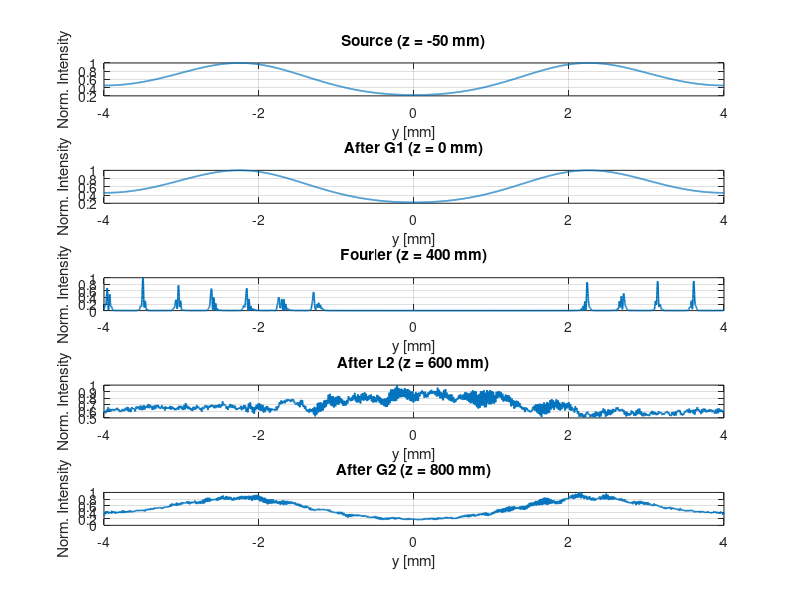

MATLAB code for this plot:
function fourf_wave_propagation_gratings()
% Wave (scalar) simulation of a 4f system with two transmissive gratings.
% Layout (mm): G1@0, L1@200 (f=200mm), Fourier~400, L2@600 (f=200mm), G2@800
% Source: polychromatic around 780 nm (770..790 nm), incoherent sum.

%% ---------------- Parameters ----------------
% Wavelengths (band ~20 nm around 780 nm)
lambda_nm = 770:2:790;         % nm
lambda    = lambda_nm*1e-9;    % m
wweights  = ones(size(lambda)); wweights = wweights/sum(wweights);

% Grid (1D along y; extend to 2D by cloning to x if needed)
Ny   = 4096;                   % samples (power of 2 for FFT speed)
Ly   = 8e-3;                   % aperture window [m] (±4 mm)
dy   = Ly/Ny;                  % sampling pitch
y    = ((-Ny/2):(Ny/2-1))*dy;  % coords (m)
ky   = 2*pi*ifftshift( (-Ny/2:(Ny/2-1)) / Ly );  % spatial freq

% Z positions (m)
zG1 = 0.000;   zL1 = 0.200;   zFour = 0.400;   zL2 = 0.600;   zG2 = 0.800;

% Lenses
f1 = 0.200;  f2 = 0.200;

% Gratings: blazed, 1200 gr/mm (period d)
lines_per_mm = 1200;
d = (1/lines_per_mm)*1e-3;      % m
sigma_G1 = +1;                  % orientation (+1/-1)
sigma_G2 = -1;

% Input field (Gaussian beam / stripe)
w0 = 1.0e-3;                    % waist ~1 mm
E0 = exp(-(y/w0).^2);           % coherent across y at source plane (z<0)
z_src = -0.050;                 % start 50 mm before G1

% Numerical padding anti-alias margin (safety propagation step)
% (Angular spectrum handles large steps; just keep Ly big enough.)

%% ---------------- Convenience handles ----------------
lensTF   = @(f,lam) exp( -1i*pi/(lam*f) * (y).^2 );
ASMprop  = @(E,z,lam) ifft(ifftshift( exp(1i*z*sqrt( (2*pi/lam)^2 - ky.^2 )) ...
                                .* fftshift(fft(E)) ));

% Blazed transmission gratings (phase ramps).
% For target order m=-1 near lambda0, blaze makes that order dominant.
lambda0 = 780e-9;
% Phase slope φ'(y) = 2π * m_target / d * (lam/lambda0) * sigma
m_target = -1;
blazePhase = @(lam, sigma) 2*pi*(m_target/d)*(lam/lambda0).*sigma .* y;  % linear in y
t_grating = @(lam, sigma) exp(1i*blazePhase(lam, sigma));                % phase-only DOE

%% ---------------- Planes to capture ----------------
planes = struct('name',{},'z',{},'I',{},'Iacc',{});
planes(1) = struct('name','Source',     'z', z_src, 'I',[], 'Iacc',[]);
planes(2) = struct('name','After G1',   'z', zG1,   'I',[], 'Iacc',[]);
planes(3) = struct('name','Fourier',    'z', zFour, 'I',[], 'Iacc',[]);
planes(4) = struct('name','After L2',   'z', zL2,   'I',[], 'Iacc',[]);
planes(5) = struct('name','After G2',   'z', zG2,   'I',[], 'Iacc',[]);

%% ---------------- Loop over wavelengths (incoherent sum) ----------------
I_acc = zeros(numel(planes), Ny); % accumulators for intensity
for k = 1:numel(lambda)
    lam = lambda(k);
    w   = wweights(k);

    % Start at source plane
    E = E0;

    % Propagate to G1 (zG1)
    E = ASMprop(E, (zG1 - z_src), lam);
    planes(1).I = abs(E).^2;

    % Apply G1 blaze (−1 order near on-axis at 780 nm)
    E = E .* t_grating(lam, sigma_G1);
    planes(2).I = abs(E).^2;

    % Propagate to L1 (zL1) and through lens
    E = ASMprop(E, (zL1 - zG1), lam);
    E = E .* lensTF(f1, lam);

    % Propagate to Fourier plane (zFour)
    E = ASMprop(E, (zFour - zL1), lam);
    planes(3).I = abs(E).^2;

    % Propagate to L2 and through lens
    E = ASMprop(E, (zL2 - zFour), lam);
    E = E .* lensTF(f2, lam);
    planes(4).I = abs(E).^2;

    % Propagate to G2, apply G2 blaze
    E = ASMprop(E, (zG2 - zL2), lam);
    E = E .* t_grating(lam, sigma_G2);
    planes(5).I = abs(E).^2;

    % Incoherent accumulation
    for p = 1:numel(planes)
        I_acc(p,:) = I_acc(p,:) + w * planes(p).I;
    end
end

%% ---------------- Plots ----------------
figure('Color','w','Name','4f Wave Propagation (1D cut)');
for p = 1:numel(planes)
    subplot(numel(planes),1,p);
    plot(y*1e3, I_acc(p,:)./max(I_acc(p,:)+eps), 'LineWidth', 1.2);
    grid on;
    xlabel('y [mm]'); ylabel('Norm. Intensity');
    title(sprintf('%s (z = %.0f mm)', planes(p).name, planes(p).z*1e3));
    xlim([-4 4]); % view ±4 mm
end

% Optional: visualize the Fourier plane spectrum in angle (ky)
% figure; plot( (ky/(2*pi))*lambda0, fftshift(I_acc(3,:))); xlabel('sin \theta \approx y'''); title('Fourier-plane angular spectrum (norm)');

end
